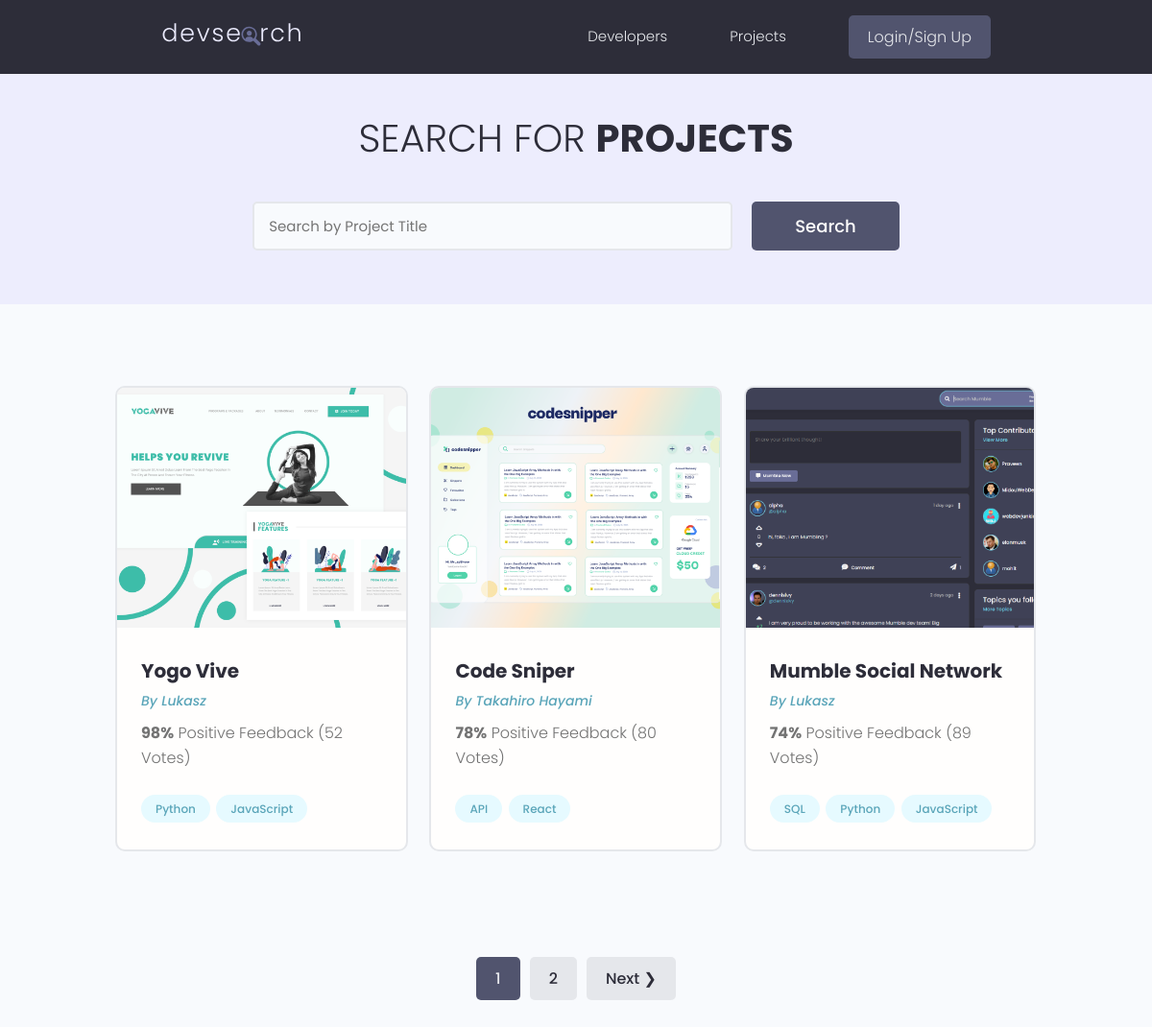
Before: /projects/ with the older database file.
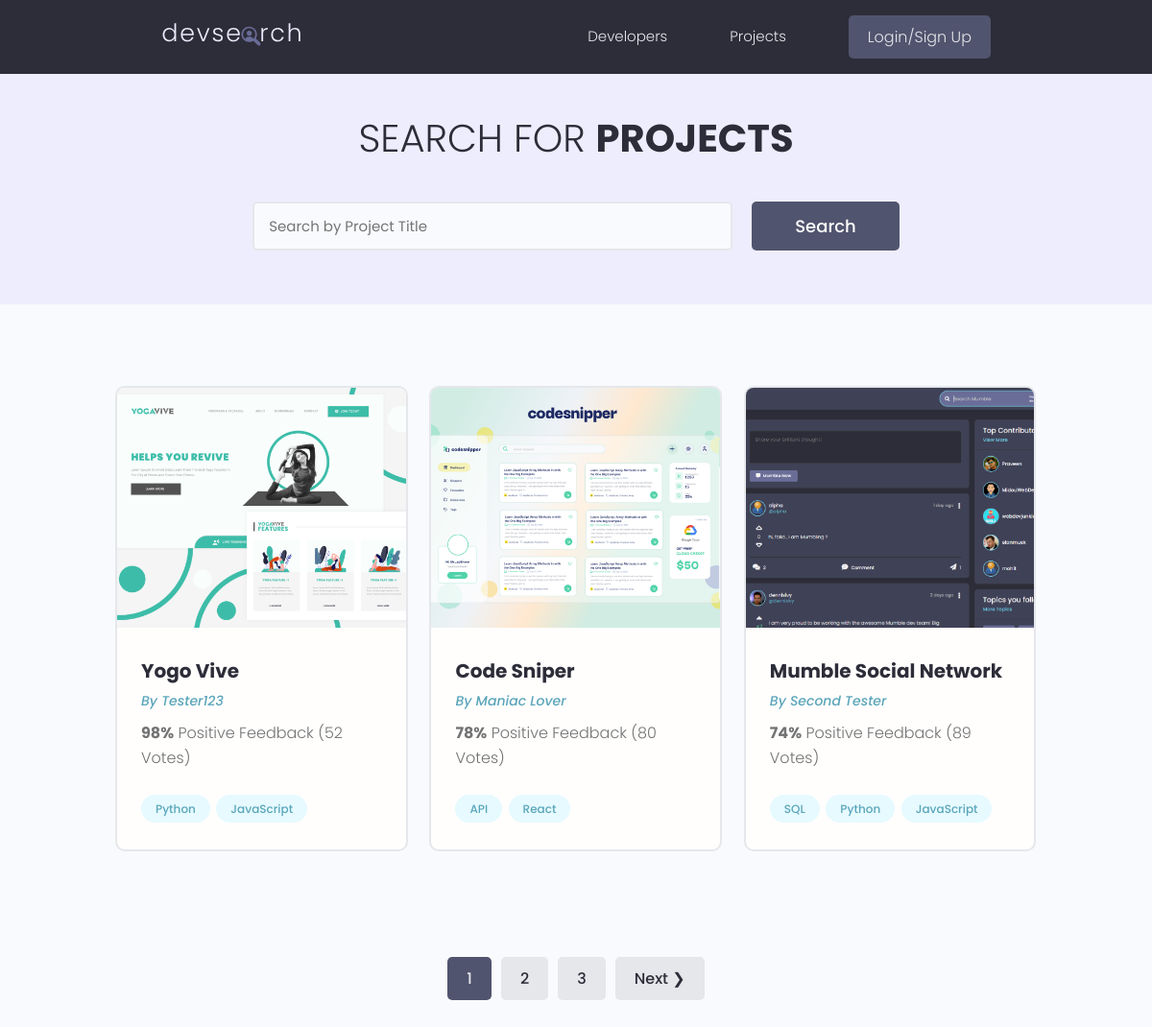
After: the same page with the newer database file.
### projects/models.py (models this page shows, shortened)
class Project(models.Model):
    owner = models.ForeignKey(
        Profile, null=True, blank=True, on_delete=models.CASCADE)
    title = models.CharField(max_length=200)
    description = models.TextField(null=True, blank=True)
    featured_image = models.ImageField(
        null=True, blank=True, default="default.jpg")
    demo_link = models.CharField(max_length=2000, null=True, blank=True)
    src_link = models.CharField(max_length=2000, null=True, blank=True)
    tags = models.ManyToManyField('Tag', blank=True)
    vote_total = models.IntegerField(default=0, null=True, blank=True)
    vote_ratio = models.IntegerField(default=0, null=True, blank=True)
    created = models.DateTimeField(auto_now_add=True)
    id = models.UUIDField(default=uuid.uuid4, unique=True,
                          primary_key=True, editable=False)
    class Meta:
        ordering = ['-vote_ratio', '-vote_total', 'title']
    @property
    def image_url(self):
        try:
            url = self.featured_image.url
        except:
            url = ''
        return url

### users/models.py (models this page shows, shortened)
class Profile(models.Model):
    id = models.UUIDField(default=uuid.uuid4, unique=True,
                          primary_key=True, editable=False)
    user = models.OneToOneField(
        User, on_delete=models.CASCADE, null=True, blank=True)
    name = models.CharField(max_length=200, blank=True, null=True)
    username = models.CharField(max_length=200, blank=True, null=True)
    location = models.CharField(max_length=200, blank=True, null=True)
    email = models.EmailField(max_length=500, blank=True, null=True)
    short_intro = models.CharField(max_length=200, blank=True, null=True)
    bio = models.TextField(blank=True, null=True)
    profile_img = models.ImageField(
        null=True, blank=True, upload_to='profiles/', default='profiles/user-default.png')
    social_github = models.CharField(max_length=200, blank=True, null=True)
    social_twitter = models.CharField(max_length=200, blank=True, null=True)
    social_linkedin = models.CharField(max_length=200, blank=True, null=True)
    social_youtube = models.CharField(max_length=200, blank=True, null=True)
    social_website = models.CharField(max_length=200, blank=True, null=True)
    created = models.DateTimeField(auto_now_add=True)
    class Meta:
        ordering = ['created']

### projects/views.py (the view)
# urls.py: path('projects/', views.getProjects),
def projects(request):
    project_list, query = search_projects(request)
    custom_range, project_list = paginate_project(request, project_list, 3)
    context = {'projects': project_list,
               'search_query': query, 'custom_range': custom_range}
    return render(request, 'projects/projects.html', context)

### projects/models.py (called while the page is built)
    def __str__(self) -> str:
        return self.name

### projects/utils.py (called while the page is built)
def search_projects(request):
    search_query = ''
    if request.GET.get('search_query'):
        search_query = request.GET.get('search_query')
    tags = Tag.objects.filter(name__icontains=search_query)
    project_list = Project.objects.distinct().filter(
        Q(title__icontains=search_query) |
        Q(description__icontains=search_query) |
        Q(owner__name__icontains=search_query) |
        Q(tags__in=tags)
    )
    return project_list, search_query

def paginate_project(request, projects, results):
    page = request.GET.get('page')
    paginator = Paginator(projects, results)
    try:
        projects = paginator.page(page)
    except PageNotAnInteger:
        page = 1
        projects = paginator.page(page)
    except EmptyPage:
        page = paginator.num_pages
        projects = paginator.page(page)
    leftIndex = (int(page) - 4)
    if leftIndex < 1:
        leftIndex = 1
    rightIndex = (int(page) + 5)
    if rightIndex > paginator.num_pages:
        rightIndex = paginator.num_pages+1
    custom_range = range(leftIndex, rightIndex)
    return custom_range, projects

### projects/templates/projects/projects.html (shortened to what this page needs)
{% extends 'main.html' %}
{% block content %}
<main class="projects">
    <section class="hero-section text-center">
      <div class="container container--narrow">
        <div class="hero-section__box">
          <h2>Search for <span>Projects</span></h2>
        </div>
        <div class="hero-section__search">
          <form class="form" action="{% url 'projects' %}" method="get" id="searchForm">
            <div class="form__field">
              <input class="input input--text" id="formInput#search" type="text" name="search_query" value="{{ search_query }}"
                placeholder="Search by Project Title" />
            </div>
            <input class="btn btn--sub btn--lg" type="submit" value="Search" />
          </form>
        </div>
      </div>
    </section>
    <section class="projectsList">
      <div class="container">
        <div class="grid grid--three">
          {% for project in projects %}
            <div class="column">
              <div class="card project">
                <a href="{% url 'project' project.id %}" class="project">
                  <img class="project__thumbnail" src="{{ project.image_url }}" alt="project thumbnail" />
                  <div class="card__body">
                    <h3 class="project__title">{{ project.title }}</h3>
                    <p><a class="project__author" href="{% url 'user-profile' project.owner.id %}">By {{ project.owner.name }}</a></p>
                    <p class="project--rating">
                      <span style="font-weight: bold;">{{ project.vote_ratio }}%</span> Positive
                      Feedback ({{ project.vote_total }} Vote{{ project.vote_total | pluralize:"s" }})
                    </p>
                    <div class="project__tags">
                      {% for tag in project.tags.all %}
                        <span class="tag tag--pill tag--main">
                          <small>{{ tag }}</small>
                        </span>
                      {% endfor %}
                    </div>
                  </div>
                </a>
              </div>
            </div>
          {% endfor %}
        </div>
      </div>
    </section>
    {% include 'pagination.html' with queryset=projects  %}
  </main>
{% endblock content %}

Changed rows visible on the page:
changed Project "Yogo Vive": owner.name "Lukasz" → "Tester123"
changed Project "Code Sniper": owner.name "Takahiro Hayami" → "Maniac Lover"
changed Project "Mumble Social Network": owner.name "Lukasz" → "Second Tester"
Other visible differences:
new list line: "3"
